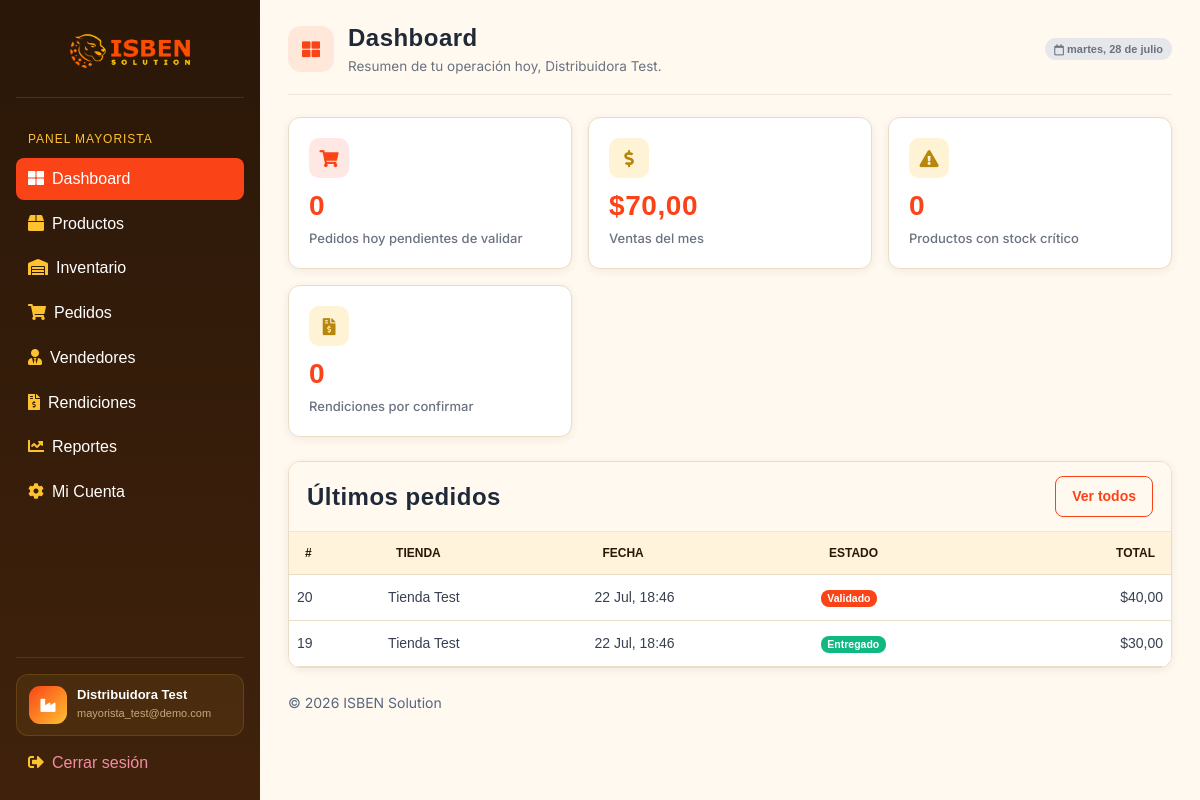
The page /mayorista/dashboard/ (signed in) on the database as committed earlier.
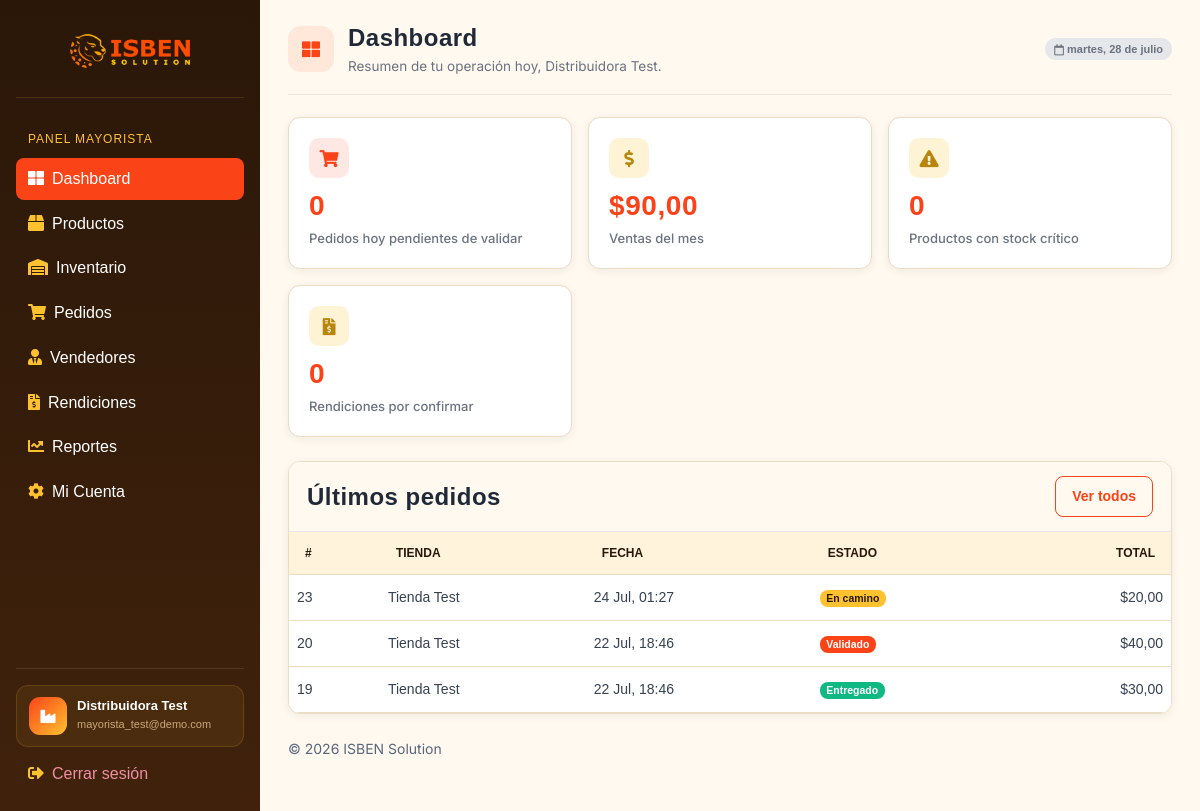
The same page on the database as committed later.
### appDjango/models.py (models this page shows, shortened)
class Pedido(models.Model):
    CREADO_POR_CHOICES = [
        ("tienda", "Tienda"),
        ("vendedor", "Vendedor"),
    ]
    ESTADO_CHOICES = [
        ("pendiente", "Pendiente"),
        ("validado", "Validado"),
        ("en_camino", "En camino"),
        ("entregado", "Entregado"),
        ("cancelado", "Cancelado"),
    ]
    TIPO_PAGO_CHOICES = [
        ("efectivo", "Efectivo"),
        ("digital", "Digital"),
    ]
    tienda = models.ForeignKey(
        Tienda,
        on_delete=models.CASCADE,
        related_name="pedidos",
    )
    mayorista = models.ForeignKey(
        Mayorista,
        on_delete=models.CASCADE,
        related_name="pedidos",
    )
    vendedor = models.ForeignKey(
        Vendedor,
        on_delete=models.SET_NULL,
        blank=True,
        null=True,
        related_name="pedidos",
    )
    creado_por = models.CharField(
        max_length=10,
        choices=CREADO_POR_CHOICES,
    )
    estado = models.CharField(
        max_length=20,
        choices=ESTADO_CHOICES,
        default="pendiente",
    )
    tipo_pago = models.CharField(
        max_length=20,
        choices=TIPO_PAGO_CHOICES,
    )
    total = models.DecimalField(
        max_digits=12,
        decimal_places=2,
        default=0,
        editable=False,
    )
    comision_plataforma = models.DecimalField(
        max_digits=12,
        decimal_places=2,
        default=0,
        editable=False,
    )
    cobro_confirmado = models.BooleanField(
        default=False,
    )
    nota_voz_url = models.TextField(
        blank=True,
        null=True,
    )
    lat_entrega = models.FloatField(
        blank=True,
        null=True,
    )
    lng_entrega = models.FloatField(
        blank=True,
        null=True,
    )
    telefono_contacto = models.CharField(
        max_length=20,
        blank=True,
        null=True,
    )
    creado_en = models.DateTimeField(
        auto_now_add=True,
        null=True,
    )

class Tienda(models.Model):
    cuenta = models.OneToOneField(
        settings.AUTH_USER_MODEL, on_delete=models.CASCADE, related_name="perfil_tienda"
    )
    nombre = models.CharField(max_length=255)
    telefono = models.CharField(max_length=20, unique=True, blank=True, null=True)
    lat = models.FloatField(blank=True, null=True)
    lng = models.FloatField(blank=True, null=True)
    direccion_texto = models.TextField(blank=True, null=True)

### appDjango/views.py (the view)
@mayorista_required
def mayorista_dashboard(request):
    contexto = request.mayorista.obtener_resumen_dashboard()
    return render(
        request,
        "mayorista/dashboard.html",
        contexto,
    )

### appDjango/templates/mayorista/dashboard.html (shortened to what this page needs)
{% extends 'layouts/base.html' %}
{% block content %}
  <div class="pagina-cabecera">
    <div class="pagina-cabecera-titulo">
      <div class="pagina-cabecera-icono"><i class="fas fa-th-large"></i></div>
      <div>
        <h1>Dashboard</h1>
        <p class="subtitulo">Resumen de tu operación hoy, {{ request.mayorista.nombre }}.</p>
      </div>
    </div>
    <div class="pagina-cabecera-acciones">
      <span class="portal-badge portal-badge-gray"><i class="far fa-calendar"></i>&nbsp;{% now "l, j \d\e F" %}</span>
    </div>
  </div>
  <div class="portal-grid">
    <a href="{% url 'portal_mayorista_pedidos' %}?estado=pendiente" class="stat-card stat-card-link">
      <div class="stat-card-icon stat-icon-naranja"><i class="fas fa-shopping-cart"></i></div>
      <h2>{{ pedidos_hoy }}</h2>
      <p>Pedidos hoy pendientes de validar</p>
    </a>
    <a href="{% url 'portal_mayorista_reportes' %}" class="stat-card stat-card-link">
      <div class="stat-card-icon stat-icon-dorado"><i class="fas fa-dollar-sign"></i></div>
      <h2>${{ ventas_mes|floatformat:2 }}</h2>
      <p>Ventas del mes</p>
    </a>
    <a href="{% url 'portal_mayorista_inventario' %}" class="stat-card stat-card-link {% if stock_critico > 0 %}stat-card-alerta{% endif %}">
      <div class="stat-card-icon {% if stock_critico > 0 %}stat-icon-rojo{% else %}stat-icon-dorado{% endif %}"><i class="fas fa-exclamation-triangle"></i></div>
      <h2>{{ stock_critico }}</h2>
      <p>Productos con stock crítico</p>
    </a>
    <a href="{% url 'portal_mayorista_rendiciones' %}" class="stat-card stat-card-link">
      <div class="stat-card-icon stat-icon-dorado"><i class="fas fa-file-invoice-dollar"></i></div>
      <h2>{{ rendiciones_pendientes }}</h2>
      <p>Rendiciones por confirmar</p>
    </a>
  </div>
  <div class="tarjeta-seccion" style="margin-top: 24px;">
    <div class="tarjeta-seccion-cabecera">
      <h2 class="h6 mb-0">Últimos pedidos</h2>
      <a href="{% url 'portal_mayorista_pedidos' %}" class="btn btn-outline-primary btn-sm">Ver todos</a>
    </div>
    {% if ultimos_pedidos %}
      <table class="table table-hover mb-0">
        <thead>
          <tr>
            <th>#</th>
            <th>Tienda</th>
            <th>Fecha</th>
            <th>Estado</th>
            <th class="text-end">Total</th>
          </tr>
        </thead>
        <tbody>
          {% for pedido in ultimos_pedidos %}
            <tr>
              <td>{{ pedido.id }}</td>
              <td>{{ pedido.tienda.nombre }}</td>
              <td>{{ pedido.creado_en|date:"d M, H:i" }}</td>
              <td>
                {% if pedido.estado == 'entregado' %}<span class="badge bg-success">Entregado</span>
                {% elif pedido.estado == 'en_camino' %}<span class="badge bg-secondary">En camino</span>
                {% elif pedido.estado == 'validado' %}<span class="badge bg-primary">Validado</span>
                {% elif pedido.estado == 'cancelado' %}<span class="badge bg-danger">Cancelado</span>
                {% else %}<span class="badge bg-warning">Pendiente</span>{% endif %}
              </td>
              <td class="text-end"><strong>${{ pedido.total }}</strong></td>
            </tr>
          {% endfor %}
        </tbody>
      </table>
    {% else %}
      <p class="portal-empty mb-0">Todavía no tienes pedidos. Cuando una tienda o un vendedor cree uno, aparecerá aquí.</p>
    {% endif %}
  </div>
{% endblock %}

Rows that differ between the two databases and show on the page:
added Pedido: id "23", tienda.nombre "Tienda Test", creado_en "24 Jul, 01:27", estado "En camino", total "20,00"
Other text that changed with them:
{{ ventas_mes|floatformat:2 }}: "70,00" → "90,00"
